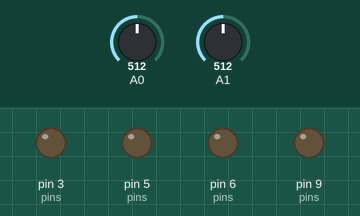
Simulated run of this sketch. Board: Arduino Uno, built with avr-gcc and run on an emulated ATmega328P. Shown: output pins drawn as LEDs (lit = HIGH). Inputs (shaded band) come from the test bench; at power-on: A0 = 512, A1 = 512.

Above: at 1.2 s.
1.3 s: A0 set to 716
At 2.5 s:
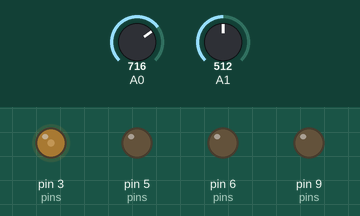
2.8 s: A1 set to 716
At 4.0 s:
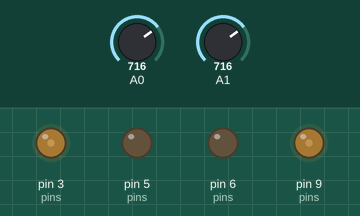
4.3 s: A0 set to 900
At 4.9 s:
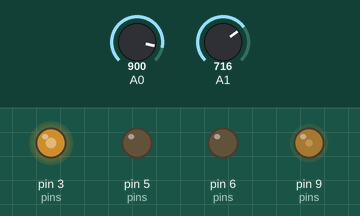
5.8 s: A1 set to 900
At 6.8 s:
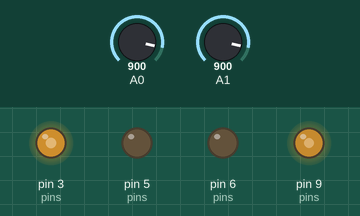
7.3 s: A0 set to 1023
At 8.4 s:
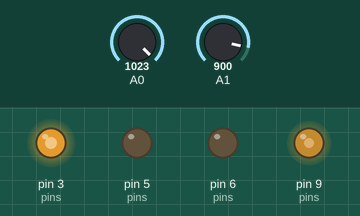
8.8 s: A1 set to 511
At 10.3 s:
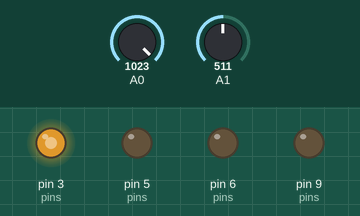
Timing chart, 0 to 11.3 s (numbered marks = the images above; inputs shaded):
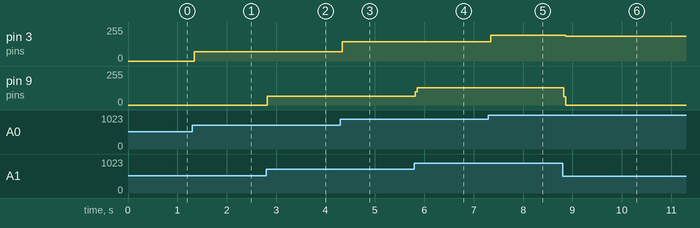

The sketch:

sketch_jul14a.ino
```cpp
int pins[] = {9,6,5,3};
const int center = 512;
const int deadZone = 20;
void setup() {
  pinMode(9, OUTPUT);
  pinMode(6, OUTPUT);
  pinMode(5, OUTPUT);
  pinMode(3, OUTPUT);
}

void loop() {
  int x = analogRead(A0);
  int y = analogRead(A1);
  int xDistance = abs(x - center);
  int yDistance = abs(y - center);
  analogWrite(3, 0);
  analogWrite(5, 0);
  analogWrite(6, 0);
  analogWrite(9, 0);
  if (x > center + deadZone) {
    analogWrite(3, map(x, center + deadZone, 1023, 0, 255));
  }
  else if (x < center - deadZone) {
    analogWrite(6, map(x, center - deadZone, 0, 0, 255));
  }
  if (y > center + deadZone) {
    analogWrite(9, map(y, center + deadZone, 1023, 0, 255));
  }
  else if (y < center - deadZone) {
    analogWrite(5, map(y, center - deadZone, 0, 0, 255));
  }
}
```

Measured:
- after the input at 1.3 s, pin 3 (pins): 0/255 → 68/255 at once
- after the input at 2.8 s, pin 9 (pins): 0/255 → 64/255 at once
- after the input at 4.3 s, pin 3 (pins): 68/255 → 146/255 at once
- after the input at 5.8 s, pin 9 (pins): 64/255 → 129/255 at once
- after the input at 7.3 s, pin 3 (pins): 146/255 → 194/255 at once
- after the input at 8.8 s, pin 3 (pins): 194/255 → 184/255 after 0.06 s; pin 9 (pins): 129/255 → 0/255 at once
